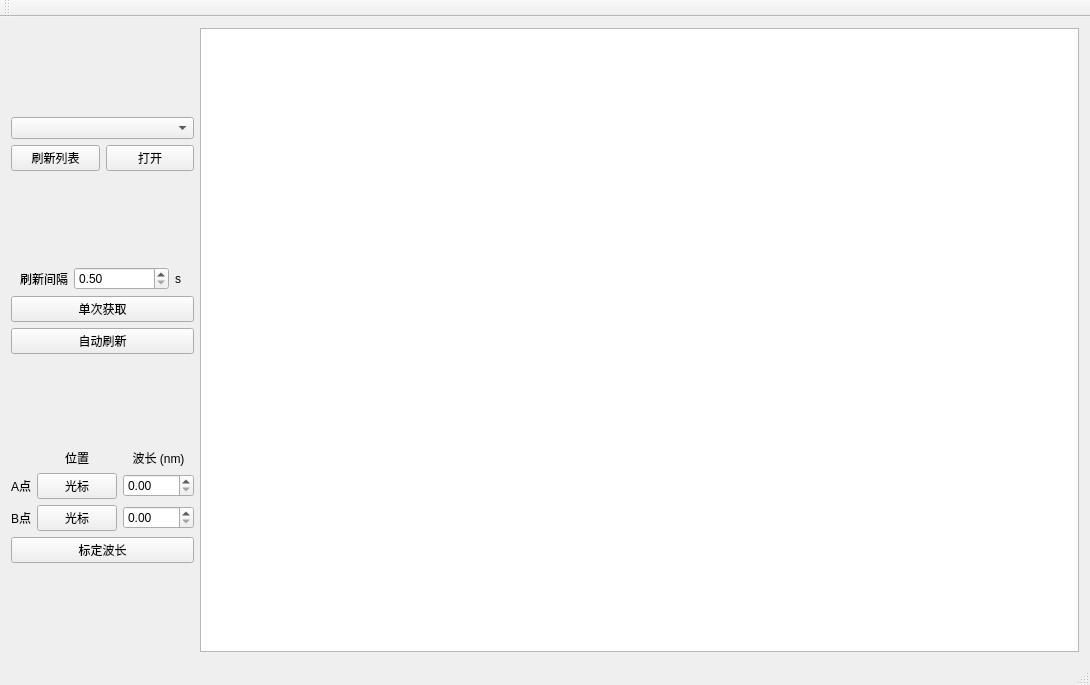
<?xml version="1.0" encoding="UTF-8"?>
<ui version="4.0">
 <class>MainWindow</class>
 <widget class="QMainWindow" name="MainWindow">
  <property name="geometry">
   <rect>
    <x>0</x>
    <y>0</y>
    <width>1090</width>
    <height>685</height>
   </rect>
  </property>
  <property name="windowTitle">
   <string>MainWindow</string>
  </property>
  <widget class="QWidget" name="centralWidget">
   <layout class="QGridLayout" name="gridLayout_5">
    <item row="0" column="0">
     <layout class="QGridLayout" name="gridLayout">
      <item row="0" column="0">
       <layout class="QHBoxLayout" name="horizontalLayout" stretch="0,8">
        <item>
         <layout class="QVBoxLayout" name="verticalLayout_2" stretch="1,1,1,1,1,1,1">
          <item>
           <spacer name="verticalSpacer_5">
            <property name="orientation">
             <enum>Qt::Vertical</enum>
            </property>
            <property name="sizeHint" stdset="0">
             <size>
              <width>20</width>
              <height>40</height>
             </size>
            </property>
           </spacer>
          </item>
          <item>
           <layout class="QGridLayout" name="gridLayout_4" rowstretch="1,0">
            <item row="1" column="0">
             <widget class="QPushButton" name="refreshDevListButton">
              <property name="text">
               <string>刷新列表</string>
              </property>
             </widget>
            </item>
            <item row="0" column="0" colspan="2">
             <widget class="QComboBox" name="deviceListCombo"/>
            </item>
            <item row="1" column="1">
             <widget class="QPushButton" name="openDevButton">
              <property name="text">
               <string>打开</string>
              </property>
              <property name="checkable">
               <bool>true</bool>
              </property>
             </widget>
            </item>
           </layout>
          </item>
          <item>
           <spacer name="verticalSpacer_4">
            <property name="orientation">
             <enum>Qt::Vertical</enum>
            </property>
            <property name="sizeHint" stdset="0">
             <size>
              <width>20</width>
              <height>40</height>
             </size>
            </property>
           </spacer>
          </item>
          <item>
           <layout class="QGridLayout" name="gridLayout_6" columnstretch="3,5,1">
            <item row="1" column="0" colspan="3">
             <widget class="QPushButton" name="refreshSpectrumButton">
              <property name="text">
               <string>单次获取</string>
              </property>
             </widget>
            </item>
            <item row="0" column="1">
             <widget class="QDoubleSpinBox" name="refreshRateSpinBox">
              <property name="minimum">
               <double>0.500000000000000</double>
              </property>
              <property name="maximum">
               <double>5.000000000000000</double>
              </property>
              <property name="stepType">
               <enum>QAbstractSpinBox::AdaptiveDecimalStepType</enum>
              </property>
             </widget>
            </item>
            <item row="2" column="0" colspan="3">
             <widget class="QPushButton" name="toggleAutoRefreshButton">
              <property name="text">
               <string>自动刷新</string>
              </property>
              <property name="checkable">
               <bool>true</bool>
              </property>
             </widget>
            </item>
            <item row="0" column="0">
             <widget class="QLabel" name="label_2">
              <property name="text">
               <string>刷新间隔</string>
              </property>
              <property name="alignment">
               <set>Qt::AlignRight|Qt::AlignTrailing|Qt::AlignVCenter</set>
              </property>
             </widget>
            </item>
            <item row="0" column="2">
             <widget class="QLabel" name="label_3">
              <property name="sizePolicy">
               <sizepolicy hsizetype="Minimum" vsizetype="Preferred">
                <horstretch>0</horstretch>
                <verstretch>0</verstretch>
               </sizepolicy>
              </property>
              <property name="text">
               <string>s</string>
              </property>
             </widget>
            </item>
           </layout>
          </item>
          <item>
           <spacer name="verticalSpacer_3">
            <property name="orientation">
             <enum>Qt::Vertical</enum>
            </property>
            <property name="sizeHint" stdset="0">
             <size>
              <width>20</width>
              <height>40</height>
             </size>
            </property>
           </spacer>
          </item>
          <item>
           <layout class="QGridLayout" name="gridLayout_7" rowstretch="0,0,0,0,0" columnstretch="2,2,3">
            <item row="2" column="1">
             <widget class="QPushButton" name="pointARecordButton">
              <property name="text">
               <string>光标</string>
              </property>
             </widget>
            </item>
            <item row="2" column="0">
             <widget class="QLabel" name="label_4">
              <property name="text">
               <string>A点</string>
              </property>
             </widget>
            </item>
            <item row="4" column="0" colspan="3">
             <widget class="QPushButton" name="calibrateButton">
              <property name="text">
               <string>标定波长</string>
              </property>
             </widget>
            </item>
            <item row="3" column="0">
             <widget class="QLabel" name="label_5">
              <property name="text">
               <string>B点</string>
              </property>
             </widget>
            </item>
            <item row="1" column="2">
             <widget class="QLabel" name="label_7">
              <property name="text">
               <string>波长 (nm)</string>
              </property>
              <property name="alignment">
               <set>Qt::AlignCenter</set>
              </property>
             </widget>
            </item>
            <item row="0" column="1">
             <spacer name="verticalSpacer">
              <property name="orientation">
               <enum>Qt::Vertical</enum>
              </property>
              <property name="sizeHint" stdset="0">
               <size>
                <width>20</width>
                <height>40</height>
               </size>
              </property>
             </spacer>
            </item>
            <item row="2" column="2">
             <widget class="QDoubleSpinBox" name="pointAWaveLengthBox">
              <property name="maximum">
               <double>1000.000000000000000</double>
              </property>
             </widget>
            </item>
            <item row="3" column="1">
             <widget class="QPushButton" name="pointBRecordButton">
              <property name="text">
               <string>光标</string>
              </property>
             </widget>
            </item>
            <item row="1" column="1">
             <widget class="QLabel" name="label_6">
              <property name="text">
               <string>位置</string>
              </property>
              <property name="alignment">
               <set>Qt::AlignCenter</set>
              </property>
             </widget>
            </item>
            <item row="3" column="2">
             <widget class="QDoubleSpinBox" name="pointBWaveLengthBox">
              <property name="maximum">
               <double>1000.000000000000000</double>
              </property>
             </widget>
            </item>
           </layout>
          </item>
          <item>
           <spacer name="verticalSpacer_2">
            <property name="orientation">
             <enum>Qt::Vertical</enum>
            </property>
            <property name="sizeHint" stdset="0">
             <size>
              <width>20</width>
              <height>40</height>
             </size>
            </property>
           </spacer>
          </item>
         </layout>
        </item>
        <item>
         <widget class="BasicSpectrumView" name="spectrumView"/>
        </item>
       </layout>
      </item>
     </layout>
    </item>
   </layout>
  </widget>
  <widget class="QToolBar" name="mainToolBar">
   <attribute name="toolBarArea">
    <enum>TopToolBarArea</enum>
   </attribute>
   <attribute name="toolBarBreak">
    <bool>false</bool>
   </attribute>
  </widget>
  <widget class="QStatusBar" name="statusBar"/>
 </widget>
 <layoutdefault spacing="6" margin="11"/>
 <customwidgets>
  <customwidget>
   <class>BasicSpectrumView</class>
   <extends>QGraphicsView</extends>
   <header>basicspectrumview.h</header>
  </customwidget>
 </customwidgets>
 <resources/>
 <connections>
  <connection>
   <sender>refreshDevListButton</sender>
   <signal>clicked()</signal>
   <receiver>MainWindow</receiver>
   <slot>refreshDevList()</slot>
   <hints>
    <hint type="sourcelabel">
     <x>78</x>
     <y>246</y>
    </hint>
    <hint type="destinationlabel">
     <x>457</x>
     <y>342</y>
    </hint>
   </hints>
  </connection>
  <connection>
   <sender>openDevButton</sender>
   <signal>toggled(bool)</signal>
   <receiver>MainWindow</receiver>
   <slot>openCloseDevice(bool)</slot>
   <hints>
    <hint type="sourcelabel">
     <x>212</x>
     <y>246</y>
    </hint>
    <hint type="destinationlabel">
     <x>457</x>
     <y>342</y>
    </hint>
   </hints>
  </connection>
  <connection>
   <sender>refreshSpectrumButton</sender>
   <signal>clicked()</signal>
   <receiver>MainWindow</receiver>
   <slot>updateSpectrumData()</slot>
   <hints>
    <hint type="sourcelabel">
     <x>145</x>
     <y>460</y>
    </hint>
    <hint type="destinationlabel">
     <x>457</x>
     <y>342</y>
    </hint>
   </hints>
  </connection>
  <connection>
   <sender>toggleAutoRefreshButton</sender>
   <signal>toggled(bool)</signal>
   <receiver>MainWindow</receiver>
   <slot>toggleAutoUpdate(bool)</slot>
   <hints>
    <hint type="sourcelabel">
     <x>96</x>
     <y>515</y>
    </hint>
    <hint type="destinationlabel">
     <x>457</x>
     <y>342</y>
    </hint>
   </hints>
  </connection>
  <connection>
   <sender>pointARecordButton</sender>
   <signal>clicked()</signal>
   <receiver>MainWindow</receiver>
   <slot>calibPointAChoose()</slot>
   <hints>
    <hint type="sourcelabel">
     <x>79</x>
     <y>485</y>
    </hint>
    <hint type="destinationlabel">
     <x>544</x>
     <y>342</y>
    </hint>
   </hints>
  </connection>
  <connection>
   <sender>pointBRecordButton</sender>
   <signal>clicked()</signal>
   <receiver>MainWindow</receiver>
   <slot>calibPointBChoose()</slot>
   <hints>
    <hint type="sourcelabel">
     <x>79</x>
     <y>524</y>
    </hint>
    <hint type="destinationlabel">
     <x>544</x>
     <y>342</y>
    </hint>
   </hints>
  </connection>
  <connection>
   <sender>calibrateButton</sender>
   <signal>clicked()</signal>
   <receiver>MainWindow</receiver>
   <slot>doCalibrate()</slot>
   <hints>
    <hint type="sourcelabel">
     <x>110</x>
     <y>563</y>
    </hint>
    <hint type="destinationlabel">
     <x>544</x>
     <y>342</y>
    </hint>
   </hints>
  </connection>
 </connections>
 <slots>
  <slot>refreshDevList()</slot>
  <slot>openCloseDevice(bool)</slot>
  <slot>updateSpectrumData()</slot>
  <slot>toggleAutoUpdate(bool)</slot>
  <slot>calibPointAChoose()</slot>
  <slot>calibPointBChoose()</slot>
  <slot>doCalibrate()</slot>
 </slots>
</ui>
